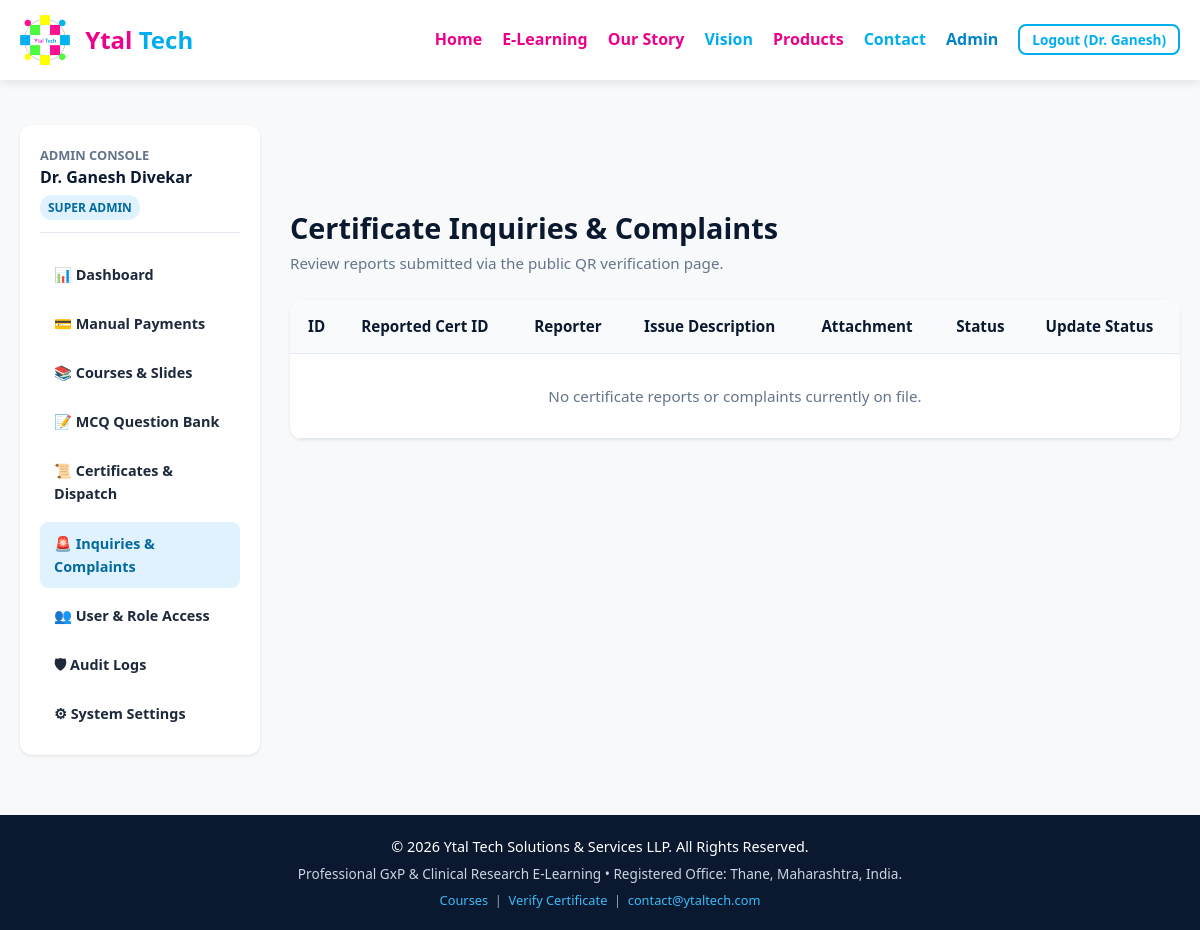
Page /elearning/admin/complaints (signed in) on the committed database.
### elearning/models.py (models this page shows, shortened)
class User(db.Model):
    __tablename__ = 'users'
    id = db.Column(db.Integer, primary_key=True)
    email = db.Column(db.String(255), unique=True, nullable=False, index=True)
    password_hash = db.Column(db.String(255), nullable=True)
    first_name = db.Column(db.String(100), nullable=False)
    middle_name = db.Column(db.String(100), nullable=True)
    last_name = db.Column(db.String(100), nullable=False)
    age = db.Column(db.Integer, nullable=True)
    gender = db.Column(db.String(20), nullable=True)
    role = db.Column(db.String(50), nullable=False, default='learner')
    is_verified = db.Column(db.Boolean, default=False)
    email_verification_token = db.Column(db.String(128), nullable=True)
    reset_password_token = db.Column(db.String(128), nullable=True)
    reset_token_expiry = db.Column(db.DateTime, nullable=True)
    google_id = db.Column(db.String(100), nullable=True, unique=True)
    is_active = db.Column(db.Boolean, default=True)
    house_no = db.Column(db.String(100), nullable=True)
    building = db.Column(db.String(150), nullable=True)
    street = db.Column(db.String(150), nullable=True)
    area = db.Column(db.String(150), nullable=True)
    city = db.Column(db.String(100), nullable=True)
    state = db.Column(db.String(100), nullable=True)
    country = db.Column(db.String(100), default='India')
    pincode = db.Column(db.String(20), nullable=True)
    phone = db.Column(db.String(20), nullable=True)
    gstin = db.Column(db.String(30), nullable=True)
    organization_name = db.Column(db.String(200), nullable=True)
    billing_address = db.Column(db.Text, nullable=True)
    created_at = db.Column(db.DateTime, default=lambda: datetime.now(timezone.utc))
    updated_at = db.Column(db.DateTime, default=lambda: datetime.now(timezone.utc), onupdate=lambda: datetime.now(timezone.utc))
    enrolments = db.relationship('Enrolment', backref='user', lazy=True, cascade='all, delete-orphan')
    payment_orders = db.relationship('PaymentOrder', foreign_keys='PaymentOrder.user_id', backref='user', lazy=True)
    certificates = db.relationship('Certificate', backref='user', lazy=True)
    audit_logs = db.relationship('AuditLog', backref='user', lazy=True)
    @property
    def full_name(self):
        parts = [self.first_name, self.middle_name, self.last_name]
        return " ".join([p.strip() for p in parts if p and p.strip()])
    def has_role(self, *roles):
        if self.role == 'super_admin':
            return True
        return self.role in roles

### elearning/admin.py (the view)
@admin_bp.route('/complaints')
@role_required('super_admin', 'support_agent')
def complaints_list():
    complaints = CertificateComplaint.query.order_by(CertificateComplaint.id.desc()).all()
    return render_template('elearning/admin/complaints.html', complaints=complaints)

### templates/elearning/admin/complaints.html
{% extends 'elearning/admin/base_admin.html' %}
{% block admin_content %}
<div>
    <div style="display: flex; justify-content: space-between; align-items: center; margin-bottom: 25px;">
        <div>
            <h1 style="color: var(--dark-navy); font-size: 1.8rem;">Certificate Inquiries & Complaints</h1>
            <p style="color: var(--text-muted); font-size: 0.95rem;">Review reports submitted via the public QR verification page.</p>
        </div>
    </div>
    <div style="background: var(--surface); border-radius: var(--radius-lg); box-shadow: var(--shadow-sm); overflow-x: auto;">
        <table class="data-table">
            <thead>
                <tr>
                    <th style="width: 50px;">ID</th>
                    <th>Reported Cert ID</th>
                    <th>Reporter</th>
                    <th>Issue Description</th>
                    <th>Attachment</th>
                    <th>Status</th>
                    <th>Update Status</th>
                </tr>
            </thead>
            <tbody>
                {% for c in complaints %}
                    <tr>
                        <td>#{{ c.id }}</td>
                        <td><code>{{ c.certificate_id_reported or 'None' }}</code></td>
                        <td>
                            <strong>{{ c.reporter_name }}</strong>
                            <div style="font-size:0.75rem;color:var(--text-muted);">{{ c.reporter_email }}</div>
                            <div style="font-size:0.75rem;color:var(--text-muted);">{{ c.reporter_phone or '' }}</div>
                        </td>
                        <td><div style="max-width: 250px; font-size: 0.85rem;">{{ c.issue_description }}</div></td>
                        <td>
                            {% if c.attachment_path %}
                                <a href="{{ url_for('static', filename=c.attachment_path) }}" target="_blank" style="color:var(--primary);font-size:0.8rem;font-weight:600;">View File ↗</a>
                            {% else %}
                                <span style="color:#94a3b8;font-size:0.8rem;">None</span>
                            {% endif %}
                        </td>
                        <td>
                            <span class="status-badge status-{{ c.status }}">
                                {{ c.status.replace('_', ' ') }}
                            </span>
                        </td>
                        <td>
                            <form action="{{ url_for('admin.update_complaint', complaint_id=c.id) }}" method="POST" style="display: flex; flex-direction: column; gap: 4px;">
                                <select name="status" class="form-control" style="padding: 2px 6px; font-size: 0.8rem;">
                                    <option value="open" {% if c.status == 'open' %}selected{% endif %}>Open</option>
                                    <option value="under_investigation" {% if c.status == 'under_investigation' %}selected{% endif %}>Investigating</option>
                                    <option value="resolved" {% if c.status == 'resolved' %}selected{% endif %}>Resolved</option>
                                    <option value="closed" {% if c.status == 'closed' %}selected{% endif %}>Closed</option>
                                </select>
                                <input type="text" name="admin_notes" class="form-control" placeholder="Admin notes" value="{{ c.admin_notes or '' }}" style="padding: 2px 6px; font-size: 0.75rem;">
                                <button type="submit" class="btn-primary" style="padding: 2px 6px; font-size: 0.75rem; justify-content: center;">
                                    Save
                                </button>
                            </form>
                        </td>
                    </tr>
                {% else %}
                    <tr>
                        <td colspan="7" style="text-align: center; padding: 30px; color: var(--text-muted);">
                            No certificate reports or complaints currently on file.
                        </td>
                    </tr>
                {% endfor %}
            </tbody>
        </table>
    </div>
</div>
{% endblock %}

### templates/elearning/admin/base_admin.html (shortened to what this page needs)
{% extends 'elearning/base.html' %}
{% block content %}
<div class="admin-layout">
    <aside class="admin-sidebar" aria-label="Admin Navigation">
        <div style="margin-bottom: 20px; padding-bottom: 12px; border-bottom: 1px solid var(--border-color);">
            <div style="font-size: 0.8rem; text-transform: uppercase; color: var(--text-muted); font-weight: 700;">Admin Console</div>
            <div style="font-weight: 700; color: var(--dark-navy);">{{ current_user.full_name }}</div>
            <span class="badge-role" style="margin-left: 0; margin-top: 4px; display: inline-block;">{{ current_user.role.replace('_', ' ') }}</span>
        </div>
        <ul class="admin-nav-list">
            <li class="admin-nav-item {% if request.endpoint == 'admin.dashboard' %}active{% endif %}">
                <a href="{{ url_for('admin.dashboard') }}">📊 Dashboard</a>
            </li>
            {% if current_user.has_role('super_admin', 'finance_admin') %}
                <li class="admin-nav-item {% if 'payment' in request.endpoint %}active{% endif %}">
                    <a href="{{ url_for('admin.payments_list') }}">💳 Manual Payments</a>
                </li>
            {% endif %}
            {% if current_user.has_role('super_admin', 'course_admin', 'content_editor') %}
                <li class="admin-nav-item {% if 'course' in request.endpoint or 'slide' in request.endpoint %}active{% endif %}">
                    <a href="{{ url_for('admin.courses_cms') }}">📚 Courses & Slides</a>
                </li>
                <li class="admin-nav-item {% if 'mcq' in request.endpoint %}active{% endif %}">
                    <a href="{{ url_for('admin.mcqs_list') }}">📝 MCQ Question Bank</a>
                </li>
            {% endif %}
            {% if current_user.has_role('super_admin', 'certificate_admin') %}
                <li class="admin-nav-item {% if 'certificate' in request.endpoint %}active{% endif %}">
                    <a href="{{ url_for('admin.certificates_list') }}">📜 Certificates & Dispatch</a>
                </li>
            {% endif %}
            {% if current_user.has_role('super_admin', 'support_agent') %}
                <li class="admin-nav-item {% if 'complaint' in request.endpoint %}active{% endif %}">
                    <a href="{{ url_for('admin.complaints_list') }}">🚨 Inquiries & Complaints</a>
                </li>
            {% endif %}
            {% if current_user.has_role('super_admin') %}
                <li class="admin-nav-item {% if 'user' in request.endpoint %}active{% endif %}">
                    <a href="{{ url_for('admin.users_list') }}">👥 User & Role Access</a>
                </li>
                <li class="admin-nav-item {% if 'audit' in request.endpoint %}active{% endif %}">
                    <a href="{{ url_for('admin.audit_logs') }}">🛡 Audit Logs</a>
                </li>
                <li class="admin-nav-item {% if 'setting' in request.endpoint %}active{% endif %}">
                    <a href="{{ url_for('admin.system_settings') }}">⚙ System Settings</a>
                </li>
            {% endif %}
        </ul>
    </aside>
    <section class="admin-main">
        {% block admin_content %}{% endblock %}
    </section>
</div>
{% endblock %}

### templates/elearning/base.html (shortened to what this page needs)
<!DOCTYPE html>
<html lang="en">
<head>
    <link rel="stylesheet" href="{{ url_for('static', filename='style.css') }}">
    <link rel="stylesheet" href="{{ url_for('static', filename='elearning/elearning.css') }}">
</head>
<body class="elearning-body">
    <header>
        <nav aria-label="Main Navigation">
            <a href="{{ url_for('home') }}" class="logo-container">
                <img src="{{ url_for('static', filename='Ytal Tech logo.jpg') }}" alt="Ytal Tech Logo">
                <div class="logo-text">
                    <span class="logo-ytal">Ytal</span> <span class="logo-tech">Tech</span>
                </div>
            </a>
            <ul class="nav-links" id="navLinks">
                <li><a href="{{ url_for('home') }}">Home</a></li>
                <li><a href="{{ url_for('elearning.courses_list') }}" style="color:var(--secondary-color);font-weight:700;">E-Learning</a></li>
                <li><a href="{{ url_for('home') }}#story">Our Story</a></li>
                <li><a href="{{ url_for('home') }}#vision">Vision</a></li>
                <li><a href="{{ url_for('home') }}#products">Products</a></li>
                <li><a href="{{ url_for('home') }}#contact">Contact</a></li>
                {% if is_logged_in %}
                    {% if current_user.has_role('super_admin', 'course_admin', 'content_editor', 'finance_admin', 'certificate_admin', 'support_agent') %}
                        <li><a href="{{ url_for('admin.dashboard') }}" style="color:#0284c7;font-weight:700;">Admin</a></li>
                    {% endif %}
                    <li>
                        <a href="{{ url_for('auth.logout') }}" class="btn-outline" style="padding:4px 12px;font-size:0.85rem;">Logout ({{ current_user.first_name }})</a>
                    </li>
                {% else %}
                    <li><a href="{{ url_for('auth.login') }}" style="color:var(--primary-color);">Login</a></li>
                    <li><a href="{{ url_for('auth.register') }}" class="btn" style="padding:6px 14px;font-size:0.85rem;color:#fff;">Sign Up</a></li>
                {% endif %}
            </ul>
        </nav>
    </header>
    <main id="main-content" class="main-content">
        {% block content %}{% endblock %}
    </main>
    <footer>
        <div class="container">
            <p>&copy; 2026 Ytal Tech Solutions & Services LLP. All Rights Reserved.</p>
            <p style="font-size: 0.85rem; margin-top: 5px; color: #cbd5e1;">
                Professional GxP & Clinical Research E-Learning • Registered Office: Thane, Maharashtra, India.
            </p>
            <p style="font-size: 0.8rem; margin-top: 5px; color: #94a3b8;">
                <a href="{{ url_for('elearning.courses_list') }}" style="color:#38bdf8;text-decoration:none;">Courses</a> &nbsp;|&nbsp;
                <a href="{{ url_for('certificates.verify_certificate') }}" style="color:#38bdf8;text-decoration:none;">Verify Certificate</a> &nbsp;|&nbsp;
                <a href="mailto:contact@ytaltech.com" style="color:#38bdf8;text-decoration:none;">contact@ytaltech.com</a>
            </p>
        </div>
    </footer>
</body>
</html>

### rows in the picture
User: first_name "Dr. Ganesh", full_name "Dr. Ganesh Divekar", role.replace "SUPER ADMIN"
